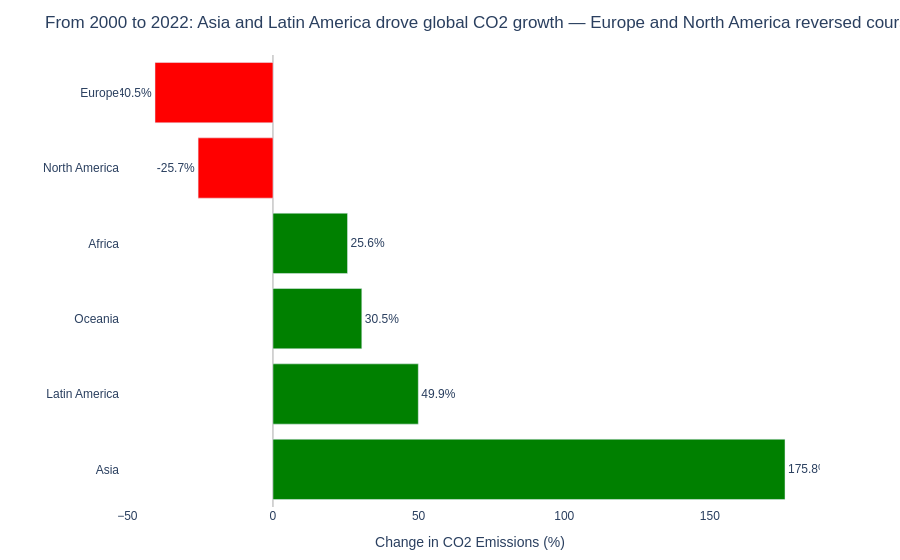

Notebook code for this chart:
### Code cell
# another solution would be to calculate the percentages of change and do a bar chart 


# add the pct change to the prepped data
changes['pct_change'] = ((changes['last'] - changes['first']) / changes['first'] * 100).round(1)
colour_map = {region: 'green' if row['pct_change'] > 0 else 'red' for region, row in changes.iterrows()}

fig = px.bar(
    changes.reset_index().sort_values('pct_change'),
    x='pct_change', y='Region',
    orientation='h',
    color='Region',
    color_discrete_map=colour_map,
    text='pct_change',
    labels={'pct_change': 'Change in CO2 Emissions (%)', 'Region': ''},
    title='From 2000 to 2022: Asia and Latin America drove global CO2 growth — Europe and North America reversed course'
)

fig.update_traces(
    showlegend=False,
    texttemplate='%{text:+.1f}%',
    textposition='outside'
)

fig.update_layout(
    plot_bgcolor='white', paper_bgcolor='white',
    font=dict(family='Arial', size=12),
    xaxis=dict(showgrid=False, zeroline=True, zerolinecolor='#AAAAAA', zerolinewidth=1),
    yaxis=dict(showgrid=False),
    margin=dict(l=120, r=80, t=55, b=40),
    height=400
)

fig.show()

### Figure 1 — Plotly figure (JSON) as saved in the notebook; plotly's stock layout.template omitted (floating-point values rounded to 4 significant figures)
{"data": [{"alignmentgroup": "True", "hovertemplate": "=%{y}<br>Change in CO2 Emissions (%)=%{text}<extra></extra>", "legendgroup": "Europe", "marker": {"color": "red", "pattern": {"shape": ""}}, "name": "Europe", "offsetgroup": "Europe", "orientation": "h", "showlegend": false, "text": [-40.5], "textposition": "outside", "texttemplate": "%{text:+.1f}%", "type": "bar", "x": [-40.5], "xaxis": "x", "y": ["Europe"], "yaxis": "y"}, {"alignmentgroup": "True", "hovertemplate": "=%{y}<br>Change in CO2 Emissions (%)=%{text}<extra></extra>", "legendgroup": "North America", "marker": {"color": "red", "pattern": {"shape": ""}}, "name": "North America", "offsetgroup": "North America", "orientation": "h", "showlegend": false, "text": [-25.7], "textposition": "outside", "texttemplate": "%{text:+.1f}%", "type": "bar", "x": [-25.7], "xaxis": "x", "y": ["North America"], "yaxis": "y"}, {"alignmentgroup": "True", "hovertemplate": "=%{y}<br>Change in CO2 Emissions (%)=%{text}<extra></extra>", "legendgroup": "Africa", "marker": {"color": "green", "pattern": {"shape": ""}}, "name": "Africa", "offsetgroup": "Africa", "orientation": "h", "showlegend": false, "text": [25.6], "textposition": "outside", "texttemplate": "%{text:+.1f}%", "type": "bar", "x": [25.6], "xaxis": "x", "y": ["Africa"], "yaxis": "y"}, {"alignmentgroup": "True", "hovertemplate": "=%{y}<br>Change in CO2 Emissions (%)=%{text}<extra></extra>", "legendgroup": "Oceania", "marker": {"color": "green", "pattern": {"shape": ""}}, "name": "Oceania", "offsetgroup": "Oceania", "orientation": "h", "showlegend": false, "text": [30.5], "textposition": "outside", "texttemplate": "%{text:+.1f}%", "type": "bar", "x": [30.5], "xaxis": "x", "y": ["Oceania"], "yaxis": "y"}, {"alignmentgroup": "True", "hovertemplate": "=%{y}<br>Change in CO2 Emissions (%)=%{text}<extra></extra>", "legendgroup": "Latin America", "marker": {"color": "green", "pattern": {"shape": ""}}, "name": "Latin America", "offsetgroup": "Latin America", "orientation": "h", "showlegend": false, "text": [49.9], "textposition": "outside", "texttemplate": "%{text:+.1f}%", "type": "bar", "x": [49.9], "xaxis": "x", "y": ["Latin America"], "yaxis": "y"}, {"alignmentgroup": "True", "hovertemplate": "=%{y}<br>Change in CO2 Emissions (%)=%{text}<extra></extra>", "legendgroup": "Asia", "marker": {"color": "green", "pattern": {"shape": ""}}, "name": "Asia", "offsetgroup": "Asia", "orientation": "h", "showlegend": false, "text": [175.8], "textposition": "outside", "texttemplate": "%{text:+.1f}%", "type": "bar", "x": [175.8], "xaxis": "x", "y": ["Asia"], "yaxis": "y"}], "layout": {"autosize": true, "barmode": "relative", "font": {"family": "Arial", "size": 12}, "legend": {"title": {"text": ""}, "tracegroupgap": 0}, "margin": {"b": 40, "l": 120, "r": 80, "t": 55}, "paper_bgcolor": "white", "plot_bgcolor": "white", "title": {"text": "From 2000 to 2022: Asia and Latin America drove global CO2 growth — Europe and North America reversed course"}, "xaxis": {"anchor": "y", "autorange": true, "domain": [0, 1], "range": [-52.52, 187.8], "showgrid": false, "title": {"text": "Change in CO2 Emissions (%)"}, "type": "linear", "zeroline": true, "zerolinecolor": "#AAAAAA", "zerolinewidth": 1}, "yaxis": {"anchor": "x", "autorange": true, "categoryarray": ["Asia", "Latin America", "Oceania", "Africa", "North America", "Europe"], "categoryorder": "array", "domain": [0, 1], "range": [-0.5, 5.5], "showgrid": false, "title": {"text": ""}, "type": "category"}}}
